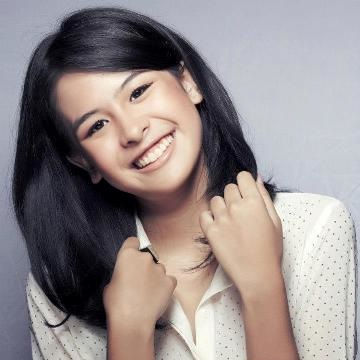
#> input picture maudy.png, 360 x 360 px
$ jupyter execute PHT-Batch-Function.ipynb
#> lines starting #> are read from the running program, lines starting #| are printed output that depends on the picture
[cell 1]
from matplotlib import pyplot as plt
import numpy as np
import cv2

[cell 2]
N = 256
P = 64

ori_img = cv2.imread('./maudy.png', 0)
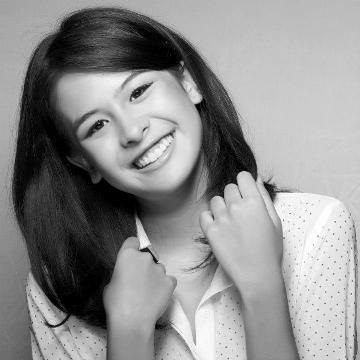
#> ori_img: shape (360, 360); min 0, max 255, mean 143.1

[cell 3]
def imshow(imgdata, title=''):
#> called with title = 'Original Image'
    plt.figure()
    plt.title(title)
    plt.imshow(imgdata, cmap = 'gray')
    plt.show()
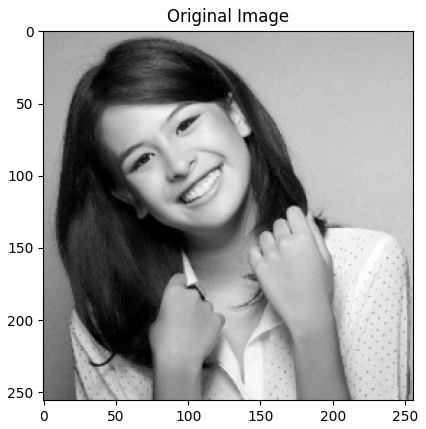
#> figure drawn by matplotlib, 1 panel

def imsave(imgdata, filename, title=''):
    plt.figure()
    plt.title(title)
    plt.imshow(imgdata, cmap = 'gray')
    plt.savefig('dist/' + filename+'.png')

imshow(cv2.resize(ori_img, (N,N)), 'Original Image')
